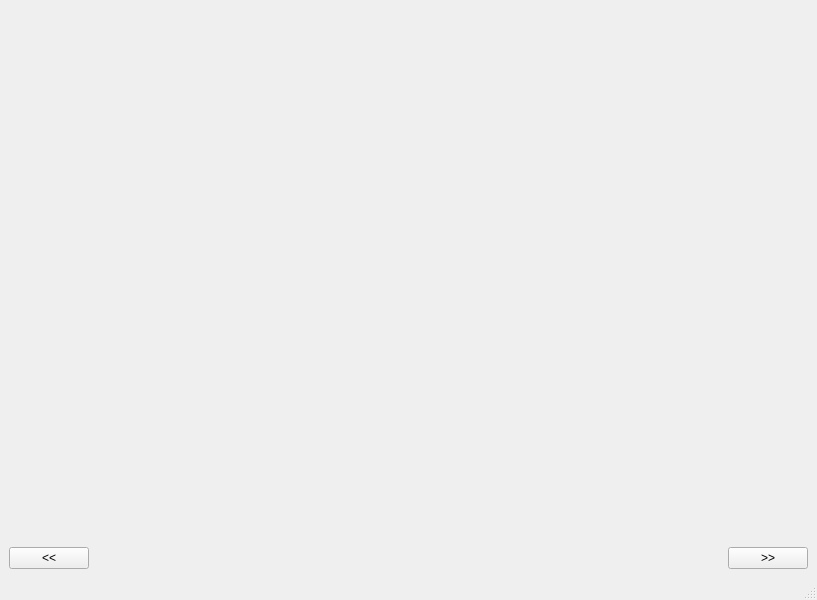
<ui version="4.0" >
 <class>stepsClass</class>
 <widget class="QMainWindow" name="stepsClass" >
  <property name="geometry" >
   <rect>
    <x>0</x>
    <y>0</y>
    <width>817</width>
    <height>600</height>
   </rect>
  </property>
  <property name="windowTitle" >
   <string>Monofin - Parameters</string>
  </property>
  <widget class="QWidget" name="centralwidget" >
   <layout class="QGridLayout" name="gridLayout" >
    <item row="1" column="0" >
     <layout class="QHBoxLayout" name="horizontalLayout" >
      <item>
       <widget class="QPushButton" name="PrevButton" >
        <property name="text" >
         <string>&lt;&lt;</string>
        </property>
       </widget>
      </item>
      <item>
       <spacer name="horizontalSpacer" >
        <property name="orientation" >
         <enum>Qt::Horizontal</enum>
        </property>
        <property name="sizeHint" stdset="0" >
         <size>
          <width>40</width>
          <height>4</height>
         </size>
        </property>
       </spacer>
      </item>
      <item>
       <widget class="QPushButton" name="nextButton" >
        <property name="text" >
         <string>>></string>
        </property>
       </widget>
      </item>
     </layout>
    </item>
    <item row="0" column="0" >
     <widget class="QStackedWidget" name="stackedWidget" >
      <property name="frameShape" >
       <enum>QFrame::NoFrame</enum>
      </property>
      <property name="currentIndex" >
       <number>0</number>
      </property>
      <widget class="QWidget" name="physical" >
       <layout class="QGridLayout" name="gridLayout_2" >
        <item row="1" column="0" >
         <widget class="PhysicalParameters" native="1" name="widget" >
          <property name="sizePolicy" >
           <sizepolicy vsizetype="Expanding" hsizetype="Expanding" >
            <horstretch>0</horstretch>
            <verstretch>0</verstretch>
           </sizepolicy>
          </property>
         </widget>
        </item>
        <item row="0" column="0" >
         <widget class="QLabel" name="label" >
          <property name="sizePolicy" >
           <sizepolicy vsizetype="Minimum" hsizetype="Minimum" >
            <horstretch>0</horstretch>
            <verstretch>0</verstretch>
           </sizepolicy>
          </property>
          <property name="minimumSize" >
           <size>
            <width>645</width>
            <height>77</height>
           </size>
          </property>
          <property name="text" >
           <string/>
          </property>
          <property name="pixmap" >
           <pixmap resource="../resources/pixmaps.qrc" >:/perso/pixmaps/fil_arianne.PNG</pixmap>
          </property>
          <property name="alignment" >
           <set>Qt::AlignCenter</set>
          </property>
         </widget>
        </item>
       </layout>
      </widget>
      <widget class="QWidget" name="page_4" >
       <layout class="QGridLayout" name="gridLayout_3" />
      </widget>
     </widget>
    </item>
   </layout>
  </widget>
  <widget class="QMenuBar" name="menubar" >
   <property name="geometry" >
    <rect>
     <x>0</x>
     <y>0</y>
     <width>817</width>
     <height>19</height>
    </rect>
   </property>
  </widget>
  <widget class="QStatusBar" name="statusbar" />
 </widget>
 <customwidgets>
  <customwidget>
   <class>PhysicalParameters</class>
   <extends>QWidget</extends>
   <header>Ui/physicalParameters.h</header>
   <container>1</container>
  </customwidget>
 </customwidgets>
 <resources>
  <include location="../resources/pixmaps.qrc" />
 </resources>
 <connections/>
</ui>
